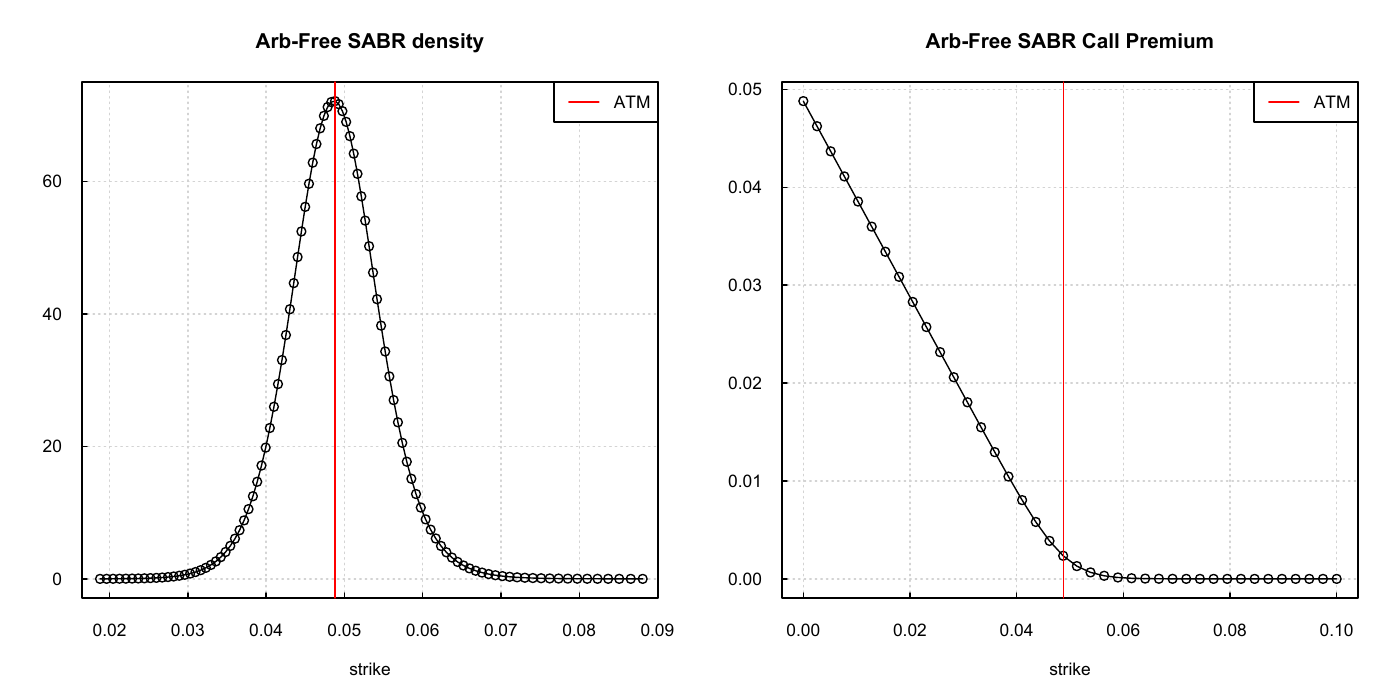

R code for this plot:
library(Cairo)

Y <- function(alpha, nu, rho, zm) alpha/nu*(sinh(nu*zm)+rho*(cosh(nu*zm)-1))
F <- function(forward, beta, ym) (forward^(1-beta)+(1-beta)*ym)^(1/(1-beta))
C <- function(alpha, beta, rho, nu, ym, Fm) sqrt(alpha^2+2*rho*alpha*nu*ym+nu^2*ym^2)*Fm^beta
G <- function(forward, beta, Fm, j0) {
  G <- (Fm^beta-forward^beta)/(Fm-forward)
  G[j0+1] <- beta/forward^(1-beta)
  return(G)
}

computeBoundaries <- function(alpha, beta, nu, rho, forward, T, nd) {
  zmin <- -nd*sqrt(T)
  zmax <- -zmin
  if (beta < 1) {
    ybar <- -forward^(1-beta)/(1-beta)
    zbar <- -1/nu*log((sqrt(1-rho^2+(rho+nu*ybar/alpha)^2)-rho-nu*ybar/alpha)/(1-rho))
    if (zbar > zmin) zmin <- zbar
  }
  list(zmin = zmin, zmax = zmax)
}

makeForward <- function(alpha, beta, nu, rho, forward, z) F(forward, beta, Y(alpha, nu, rho, z))
yOfStrike <- function(strike, forward, beta) (strike^(1-beta)-forward^(1-beta))/(1-beta)

solveStep <- function(Fm, Cm, Em, dt, h, P, PL, PR) {
  frac <- dt/(2*h)
  M <- length(P)
  A <- numeric(M-1)
  B <- numeric(M)
  C <- numeric(M-1)
  B[2:(M-1)] <- 1+frac*(Cm[2:(M-1)]*Em[2:(M-1)]*(1/(Fm[3:M]-Fm[2:(M-1)])+1/(Fm[2:(M-1)]-Fm[1:(M-2)])))
  C[2:(M-1)] <- -frac*Cm[3:M]*Em[3:M]/(Fm[3:M]-Fm[2:(M-1)])
  A[1:(M-2)] <- -frac*Cm[1:(M-2)]*Em[1:(M-2)]/(Fm[2:(M-1)]-Fm[1:(M-2)])
  B[1] <- Cm[1]/(Fm[2]-Fm[1])*Em[1]
  C[1] <- Cm[2]/(Fm[2]-Fm[1])*Em[2]
  B[M] <- Cm[M]/(Fm[M]-Fm[M-1])*Em[M]
  A[M-1] <- Cm[M-1]/(Fm[M]-Fm[M-1])*Em[M-1]
  tri <- diag(B)+rbind(rep(0, M), diag(A, M-1, M))+cbind(rep(0, M), diag(C, M, M-1))
  P[1] <- P[M] <- 0
  P <- solve(tri, P)
  PL <- PL+dt*Cm[2]/(Fm[2]-Fm[1])*Em[2]*P[2]
  PR <- PR+dt*Cm[M-1]/(Fm[M]-Fm[M-1])*Em[M-1]*P[M-1]
  list(P = P, PL = PL, PR = PR)
}

priceCallTransformedSABRDensity <- function(strike, alpha, beta, nu, rho, forward, T, P, PL, PR, zmin, zmax, h) {
  ystrike <- yOfStrike(strike, forward, beta)
  zstrike <- -1/nu*log((sqrt(1-rho^2+(rho+nu*ystrike/alpha)^2)-rho-nu*ystrike/alpha)/(1-rho))
  if (zstrike <= zmin)
    p <- forward-strike
  else {
    if (zstrike >= zmax)
      p <- 0
    else {
      Fmax <- makeForward(alpha, beta, nu, rho, forward, zmax)
      p <- (Fmax-strike)*PR
      k0 <- ceiling((zstrike-zmin)/h)
      ztilde <- zmin+k0*h
      ftilde <- makeForward(alpha, beta, nu, rho, forward, ztilde)
      term <- ftilde-strike
      if(term > 1e-5) {
        zm <- zmin+(k0-0.5)*h
        Fm <- makeForward(alpha, beta, nu, rho, forward, zm)
        dFdz <- (ftilde-Fm)/(ztilde-zm)
        p <- p+0.5*term*term*P[k0+1]/dFdz
      }
      k <- (k0+1):(length(P)-2)
      zm <- zmin+(k-0.5)*h
      Fm <- makeForward(alpha, beta, nu, rho, forward, zm)
      p <- p+sum((Fm-strike)*h*P[k+1])
    }
  }
  return(p)
}

makeTransformedSABRDensityLawsonSwayne <- function(alpha, beta, nu, rho, forward, T, N, timesteps, nd) {
  tmp <- computeBoundaries(alpha, beta, nu, rho, forward, T, nd)
  zmin <- tmp$zmin
  zmax <- tmp$zmax
  J <- N-2
  h0 <- (zmax-zmin)/J
  j0 <- as.integer((0-zmin)/h0)
  h <- (0-zmin)/(j0-0.5)
  z <- (0:(J+1))*h+zmin
  zmax <- z[J+1]
  zm <- z-0.5*h
  ym <- Y(alpha, nu, rho, zm)
  ymax <- Y(alpha, nu, rho, zmax)
  ymin <- Y(alpha, nu, rho, zmin)
  Fm <- F(forward, beta, ym)
  Fmax <- F(forward, beta, ymax)
  Fmin <- F(forward, beta, ymin)
  Fm[1] <- 2*Fmin-Fm[2]
  Fm[J+2] <- 2*Fmax-Fm[J+1]
  Cm <- C(alpha, beta, rho, nu, ym, Fm)
  Cm[1] <- Cm[2]
  Cm[J+2] <- Cm[J+1]
  Gammam <- G(forward, beta, Fm, j0)
  dt <- T/timesteps
  b <- 1-0.5*sqrt(2)
  dt1 <- dt*b
  dt2 <- dt*(1-2*b)
  Em <- rep(1, J+2)
  Emdt1 <- exp(rho*nu*alpha*Gammam*dt1)
  Emdt1[1] <- Emdt1[2]
  Emdt1[J+2] <- Emdt1[J+1]
  Emdt2 <- exp(rho*nu*alpha*Gammam*dt2)
  Emdt2[1] <- Emdt2[2]
  Emdt2[J+2] <- Emdt2[J+1]
  PL <- PR <- 0
  P <- rep(0, J+2)
  P[j0+1] <- 1/h
  for (t in 1:timesteps) {
    Em <- Em*Emdt1
    tmp <- solveStep(Fm, Cm, Em, dt1, h, P, PL, PR)
    P1 <- tmp$P
    PL1 <- tmp$PL
    PR1 <- tmp$PR
    Em <- Em*Emdt1
    tmp <- solveStep(Fm, Cm, Em, dt1, h, P1, PL1, PR1)
    P2 <- tmp$P
    PL2 <- tmp$PL
    PR2 <- tmp$PR
    P <- (sqrt(2)+1)*P2-sqrt(2)*P1
    PL <- (sqrt(2)+1)*PL2-sqrt(2)*PL1
    PR <- (sqrt(2)+1)*PR2-sqrt(2)*PR1
    Em <- Em*Emdt2
  }
  list(P = P, PL = PL, PR = PR, zm = zm, zmin = zmin, zmax = zmax, Cm = Cm, h = h, density = P/Cm)
}




alpha <- 0.026; beta <- 0.5; nu <- 0.4; rho <- -0.1; forward <- 0.0488
T <- 1
nd <- 4
N <- 100
timesteps <- 100*T
strikes <- seq(1e-7, 0.1, length.out = 40)
output <- makeTransformedSABRDensityLawsonSwayne(alpha, beta, nu, rho, forward, T, N, timesteps, nd)
premium <- sapply(strikes,
  function(x)
    priceCallTransformedSABRDensity(x, alpha, beta, nu, rho, forward, T, P = output$P, PL = output$PL, PR = output$PR,
                                    zmin = output$zmin, zmax = output$zmax, h = output$h))
Fm <- makeForward(alpha, beta, nu, rho, forward, output$zm)
Fmin <- makeForward(alpha, beta, nu, rho, forward, output$zmin)
Fmax <- makeForward(alpha, beta, nu, rho, forward, output$zmax)
output$P[Fm < forward][output$P[Fm < forward] < output$PL] <- output$PL
output$P[Fm > forward][output$P[Fm > forward] < output$PR] <- output$PR

CairoPDF("./arbitragefreesabr.pdf", width = 14, height = 7)
par(mfrow = 1:2)
plot(x = Fm, y = output$density, type = "o", xlim = c(Fmin, Fmax), xlab = "strike", ylab = "",
     panel.first = grid(), tcl = 0.25, las = 1, main = "Arb-Free SABR density")
abline(v = forward, col = 2)
legend("topright", "ATM", col = 2, lty = 1)

plot(x = strikes, y = premium, type = "o", xlab = "strike", ylab = "",
     panel.first = grid(), tcl = 0.25, las = 1, main = "Arb-Free SABR Call Premium")
abline(v = forward, col = 2)
legend("topright", "ATM", col = 2, lty = 1)
dev.off()